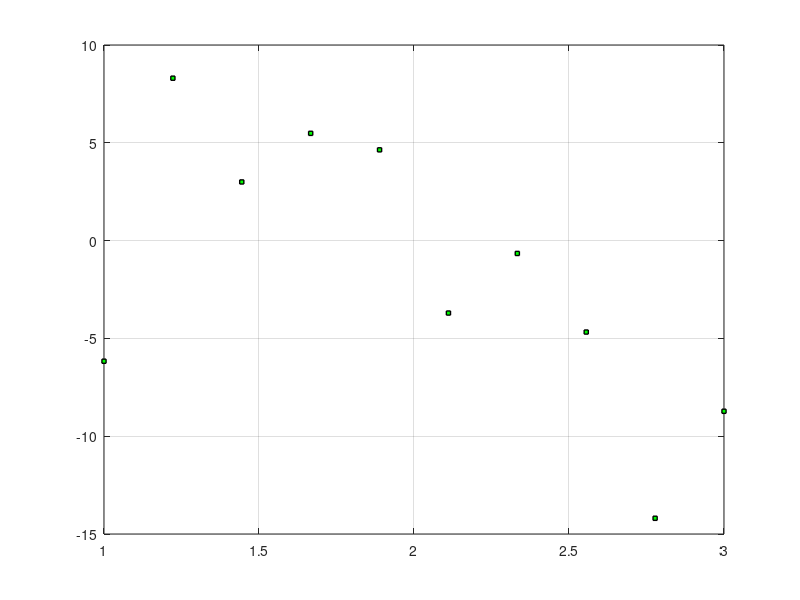

Source code (MATLAB): (Note: this script raises an error after producing the figure.)
% LEAST SQUARES FITTING %

% Given Data
% x values: 1         1.2222   1.4444   1.6667  1.8889  2.1111      2.3333      2.5556       2.7778     3
% y values: -6.1666   8.3029   2.9989   5.484   4.6403  -3.70358    -0.656971   -4.67517     -14.1961   -8.72486


% Construct martrices
% [n,x_values]x = y_values
X = [1; 1.2222; 1.4444; 1.6667; 1.8889; 2.1111; 2.3333; 2.5556; 2.7778; 3];
Y = [-6.1666; 8.3029; 2.9989; 5.484; 4.6403; -3.70358; -0.656971; -4.67517; -14.1961; -8.72486]; %b is y values

% Initial plot
plot(X,Y,'rs','LineWidth',1, 'MarkerEdgeColor', 'k', 'MarkerFaceColor', 'g', 'MarkerSize' ,3)
grid on
hold on

% Y = HA
% N = [3; 5; 6];
N = [6];
for i=1:size(N)
    error = 0;
    A = [];
    k = [0:N];
    for idx=0:N(i,1)
        A = [A,X.^idx];
    end
    b = (A'*A)\(A'*Y); % use mldivide because it is more accurate for inverting
    y_tilde = A*b;
    
    % y2_tilde = sin(A)*b;
    y2 = 0;
    for(j=size(b,1))
        y2 = y2 + b(j,1)*sin(j*X); 
    end
    
    e1 = sqrt(sum(abs(Y-y_tilde).^2/size(X,1))); % LSE maybe also divide by number of points
%     e2= sqrt(R2); % LSE
    disp("Polynomial LS Error for N = " + N(i,1) + ": " + e1)
%     disp("Trigonometric LS Error for N = " + N(i,1) + ": " + e2)
    % n polynomial approximation
    plot(X,y_tilde,'LineWidth',2)
    % n trigonometric approximation
%     plot(X,y2_tilde,'LineWidth',2)
    plot(X,y2,'LineWidth',2)

% pcoeff = polyfit(X,Y,6);
% yp = polyval(pcoeff,X);
% plot(X,yp,'k');

end


hold off